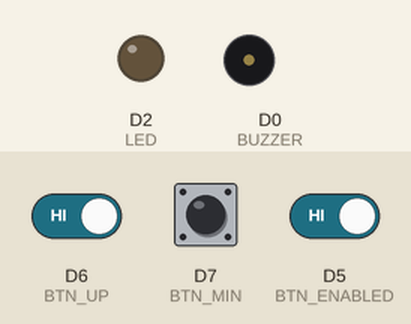
Recording of a sketch running on a simulated ESP8266 (NodeMCU). Shown: output pins drawn as LEDs (lit = HIGH), buzzer (waves = sounding). The test bench sets the inputs (shaded band); at power-on: D6 (BTN_UP) HIGH, D5 (BTN_ENABLED) HIGH, D7 (BTN_MIN) HIGH. What the sketch prints to the serial monitor is not drawn.

Above: at 1.2 s.
1.3 s: D6 (BTN_UP) driven LOW and D5 (BTN_ENABLED) driven LOW
At 1.46 s:
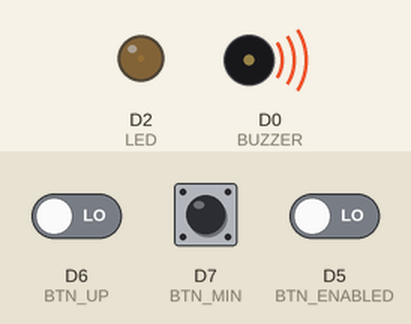
At 3.56 s:
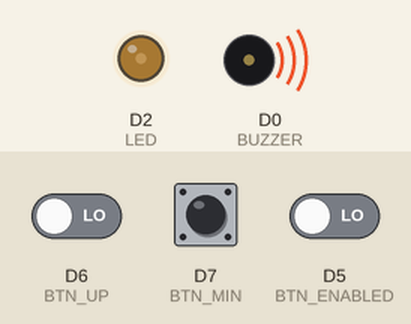
4.3 s: D5 (BTN_ENABLED) driven HIGH
5.8 s: D5 (BTN_ENABLED) driven LOW
At 11.0 s:
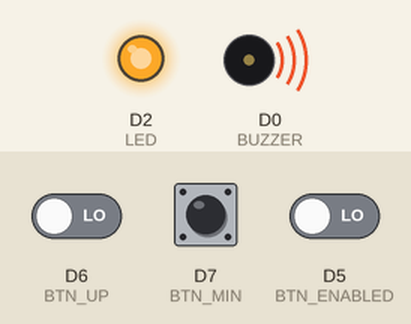
Timing chart, 0 to 14.8 s (numbered marks = the images above; inputs shaded):
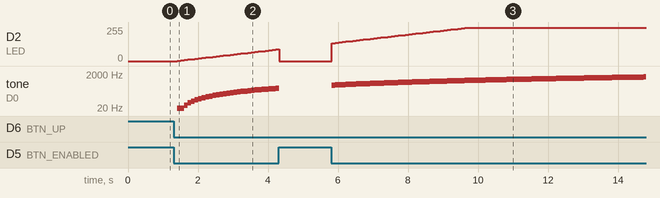

Measured:
- after the input at 1.3 s, D2 (LED): moves from 0/255 to 87/255 over 2.8 s, starting after 0.11 s; tone on D0 (BUZZER): plays 10 Hz for 0.10 s, 20 Hz for 0.10 s, 30 Hz for 0.10 s, 40 Hz for 0.10 s, 50 Hz for 0.10 s, 60 Hz for 0.10 s … (29 notes in this stretch), starting after 0.11 s
- after the input at 5.8 s, D2 (LED): moves from 0/255 to 249/255 over 3.8 s, starting at once; tone on D0 (BUZZER): plays 450 Hz for 0.10 s, 460 Hz for 0.10 s, 470 Hz for 0.10 s, 480 Hz for 0.10 s, 490 Hz for 0.10 s, 500 Hz for 0.10 s … (90 notes in this stretch), starting at once

The sketch:

posttest_2.ino
```cpp
#include <ESP8266WiFi.h>
#include <ESP8266WebServer.h>

const int LED = D2;
const int BUZZER = D0;
const int BTN_ENABLED = D5;
const int BTN_UP = D6;
const int BTN_MIN = D7;

int times = 0;
int lightValue = 0;
int buzzerValue = 0;
int enabledComponent = 1;

// Access point credentials
const char* ap_ssid = "ESP8266_AP";
const char* ap_password = "password";

// Web server
ESP8266WebServer server(80);

void handleRoot() {
  String html = "<h1>Hello from LiDAR</h1>";
  html += "<p>Value Lampu:";
  html += String(lightValue);
  html += "</p>";
  html += "<p>Value  Buzzer:";
  html += String(buzzerValue);
  html += "</p>";
  server.send(200, "text/html", html);
}

void setup() {
  Serial.begin(9600);
  delay(10);

  pinMode(LED, OUTPUT);
  pinMode(BUZZER, OUTPUT);
  pinMode(BTN_ENABLED, INPUT_PULLUP);
  pinMode(BTN_UP, INPUT_PULLUP);
  pinMode(BTN_MIN, INPUT_PULLUP);

  WiFi.mode(WIFI_AP);
  WiFi.softAP(ap_ssid, ap_password);
  Serial.println("Access point started");
  Serial.print("SSID: ");
  Serial.println(ap_ssid);
  Serial.print("IP address: ");
  Serial.println(WiFi.softAPIP());

  // Start web server
  server.on("/", handleRoot);
  server.begin();

  // SETUP
  noTone(BUZZER);
  digitalWrite(LED, LOW);
}


void loop() {
  server.handleClient();
  delay(100);
  enabledComponent = digitalRead(BTN_ENABLED);
  int btnUpState = digitalRead(BTN_UP);
  int btnMinState = digitalRead(BTN_MIN);

  if(enabledComponent == 0) {
    analogWrite(LED, lightValue);
    tone(BUZZER, buzzerValue);
  } else {
    analogWrite(LED, 0);
    noTone(BUZZER);
  }

  if(btnUpState == 0) {
    times = times + 1;
    lightValue = lightValue < 249 ? 3 * times : lightValue;
    buzzerValue = buzzerValue < 2500 ? 10 * times : buzzerValue;
  }

  if(btnMinState == 0) {
    times = times == 0 ? 0 : times - 1;
    lightValue = lightValue > 0 ? 3 * times : 0;
    buzzerValue = buzzerValue > 0 ? 10 * times : 0;
  }
}
```
